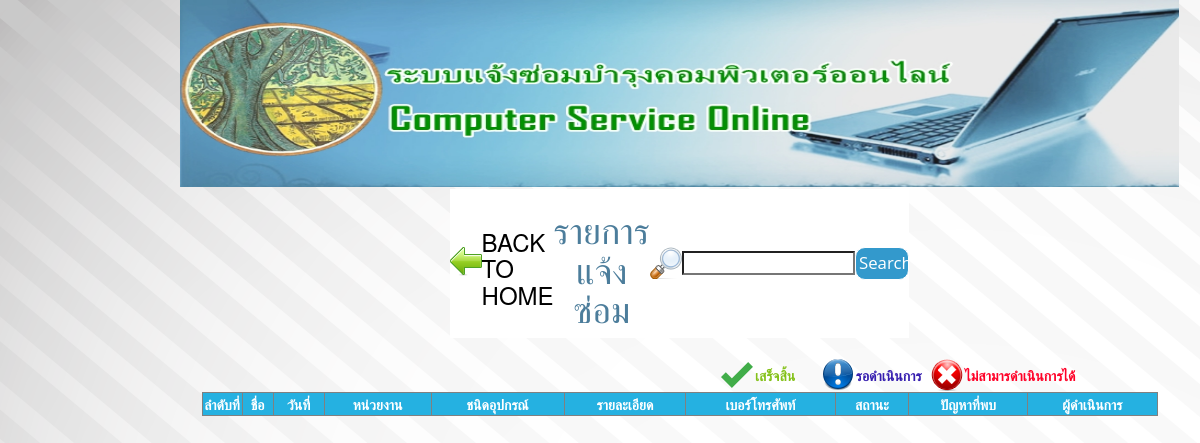
Before: /Listrepairing/list_repair.php with the older database file.
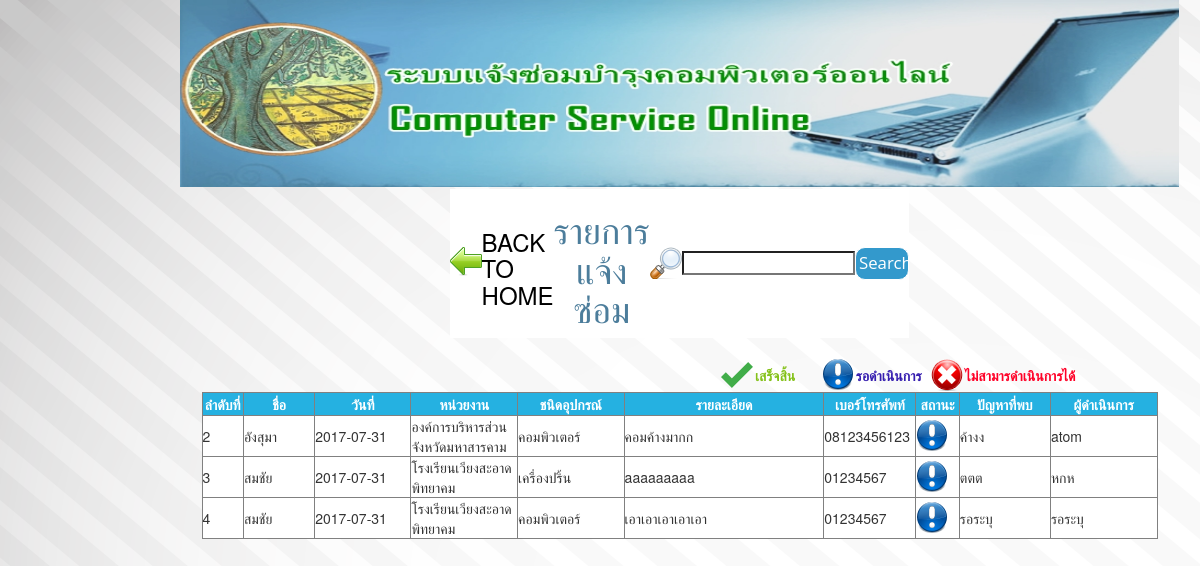
After: the same page with the newer database file.
### tables this page shows
CREATE TABLE `fix_db` (
  `fix_id` int(11) NOT NULL auto_increment,
  `name` varchar(100) NOT NULL,
  `lastname` varchar(100) NOT NULL,
  `date` date NOT NULL,
  `sector` varchar(100) NOT NULL,
  `type` varchar(100) NOT NULL,
  `detail` varchar(1000) NOT NULL,
  `phone` varchar(15) NOT NULL,
  `status` enum('รอดำเนินการ','เสร็จสิ้น','ไม่สามารถดำเนินการได้','ยกเลิก') NOT NULL default 'รอดำเนินการ',
  `infer` varchar(500) NOT NULL default 'รอระบุ',
  `technician` varchar(100) NOT NULL default 'รอระบุ',
  `fixuser` varchar(100) NOT NULL,
  PRIMARY KEY  (`fix_id`)
);

### helper_func.php (called while the page is built)
<?
function site_url($str=""){
return "http://localhost/comservice/".$str;
}
?>

### model/core_model.php (called while the page is built, shortened)
<?php
	class Core_model{
		public function __construct(){
			include("db.php");
			$this->db=$dbh;
		}
		public $active_record="SELECT ";
		public $active_select="";
		public $active_from=" FROM ";
		public $active_where=" WHERE ";
		public $where_flag=false;
		public $active_where_array = array();
		public $active_limit="";
		public $active_order=" ORDER BY ";
		public $order_flag=false;
		public function where($column,$value,$operation="="){
			$this->active_where.="$column ".$operation." ? AND ";
			$this->active_where_array[]=$value;
			$this->where_flag=true;
		}
		public function order_by($column,$type="asc"){
			$this->active_order.="".$column." ".$type.",";
			$this->order_flag=true;
		}
		public function get($table){
			$result = new stdClass();
			$result->result = array();
			$result->rowCount=0;
			if ($this->active_select=="") {
				$this->active_record.="* ";
			}else{
				$this->active_record.=$this->active_select;
			}
			$this->active_record.=$this->active_from.$table;
			if ($this->where_flag) {
				$this->active_record.=substr($this->active_where, 0, -4);
			}
			if ($this->order_flag) {
				$this->active_record.=substr($this->active_order, 0, -1);
			}
			$this->active_record.=$this->active_limit;
			$tmp_record=$this->active_record;
			try{
				$stm=$this->db->prepare($this->active_record);
				foreach ($this->active_where_array as $key => $value) {
					$stm->bindValue(($key+1), $value);
				}
				$stm->execute();
				$result->result = $stm->fetchAll(PDO::FETCH_ASSOC);
				$result->rowCount=$stm->rowCount();
			}catch(PDOException $ex){
					echo $ex->getMessage().'<br>';
					echo $tmp_record;
				}
			return $result;
		}
		public function reset_active_record(){
			$this->active_record="SELECT ";
			$this->active_select="";
			$this->active_from=" FROM ";
			$this->active_where=" WHERE ";
			$this->where_flag=false;
			$this->active_where_array = array();
			$this->active_limit="";
			$this->active_order=" ORDER BY ";
			$this->order_flag=false;
		}
	}
?>

### model/m_fix.php (called while the page is built, shortened)
<?php
	require_once("core_model.php");
	class M_fix extends Core_model{
		public function get_all(){
			$result=$this->get("fix_db");
			return $result;
		}
	}
?>

### Listrepairing/list_repair.php (the view, shortened to what this page needs)
<?
include('../meta.php');
require_once("../model/m_fix.php");
$m_fix = new M_fix;
$fix_db = $m_fix->get_all();
?>
    <tr>
      <td width="949" colspan="2" align="center">
        <table width="200" border="0">
          <tbody>
            <tr>
              <td height="40" align="center" valign="top" bgcolor="#FFFFFF">
                <table width="200" border="0">
                  <tbody>
                    <tr>
                      <td width="3%"><a href="<?=site_url()?>index.php">
                        <input type="image" name="imageField" id="imageField" src="<?=site_url()?>Image/icon left bar/Back.png">
                      </a></td>
                      <td width="20%" height="43" style="color: #000000"><h3>BACK TO HOME</h3></td>
                      <td width="52%" align="center"><span style="color: #4C7D9B"><h1>รายการแจ้งซ่อม</h1></span></td>
                      <td width="25%"><table width="200" border="0">
                        <tbody>
                            <tr>
                              <td width="13%"><img src="<?=site_url()?>Image/icon left bar/Search.png" width="32" height="32" alt=""/></td>
                              <td width="63%"><input type="search" name="search" id="search"></td>
                              <td width="24%"><input type="button" name="button" id="button" value="Search"></td>
                            </tr>
                        </tbody>
                        </table></td>
                    </tr>
                  </tbody>
              </table></td>
            </tr> </tbody></table>
              <div id="">
                <table width="84%">
                  <tbody>
                    <tr style="font-size: 14px; color: #351DAF;">
                      <td width="55%" height="34" style="font-size: 9px">&nbsp;</td>
                      <td width="4%" style="font-size: 14px"><strong><img src="<?=site_url()?>Image/icon left bar/Correct.png" width="32" height="32" alt=""/></strong></td>
                      <td width="8%" style="font-size: 14px"><strong style="color: #84C119">เสร็จสิ้น</strong></td>
                      <td width="4%" style="font-size: 14px"><strong><img src="<?=site_url()?>Image/icon left bar/Wait.png" width="32" height="32" alt=""/></strong></td>
                      <td width="9%" style="font-size: 14px"><strong>รอดำเนินการ</strong></td>
                      <td width="4%" style="font-size: 14px"><strong><img src="<?=site_url()?>Image/icon left bar/Close.png" width="32" height="32" alt=""/></strong></td>
                      <td width="16%" style="font-size: 14px"><span style="color: #FF0027"><strong>ไม่สามารดำเนินการได้</strong></span></td>
                    </tr>
                  </tbody>
                  </table>
              </div>
      <div id="tarang" >
        <table width="956" border="1" cellspacing="3">
      <tbody>
        <tr align="center" bgcolor="#25B1E1" style="color: #FFFFFF; font-size: 14px;">
          <td width="40" height="23"><strong>ลำดับที่</strong></td>
          <td><strong>ชื่อ</strong></td>
          <td><strong>วันที่</strong></td>
          <td><strong>หน่วยงาน</strong></td>
          <td><strong>ชนิดอุปกรณ์</strong></td>
          <td><strong>รายละเอียด</strong></td>
          <td><strong>เบอร์โทรศัพท์</strong></td>
          <td><strong>สถานะ</strong></td>
          <td><strong>ปัญหาที่พบ</strong></td>
          <td><strong>ผู้ดำเนินการ</strong></td>
        </tr>
        </tbody>
<?php
foreach ($fix_db->result as $key => $value)
{ ?>
        <tr bgcolor="#FFFFFF">
          <td><? echo $value["fix_id"];?></td>
          <td width="69"><? echo $value["name"];?></td>
          <td width="93"><? echo $value["date"];?></td>
          <td width="103"><? echo $value["sector"];?></td>
          <td width="103"><? echo $value["type"];?></td>
          <td width="193"><? echo $value["detail"];?></td>
          <td width="89"><? echo $value["phone"];?></td>
          <td width="42" ><? echo $value[""];?><img src="<?=site_url()?>Image/icon left bar/Wait.png" width="32" height="32" alt=""/></td>
          <td width="88"><? echo $value["infer"];?></td>
          <td width="103"><? echo $value["technician"];?></td>
        </tr>
      <? }?>
        </table></div>
     </td>
    </tr>
</table>
</body>
</html>

### meta.php (shortened to what this page needs)
<?
include('helper_func.php');
?>
<!doctype html>
<html>
<head>
<link href="<?=site_url()?>css/login.css" rel="stylesheet" type="text/css" />
<link href="css/bootstrap-3.3.4.css" rel="stylesheet" type="text/css">
</head>
<body topmargin="0" >
<div id="aaa">
<table width="841" border="0" align="center">
<tbody>
  <tr align="left" valign="top">
    <th height="189" colspan="3" scope="col"><img src="<?=site_url()?>Image/header2.jpg" width="999" height="187" alt=""/></th>
  </tr>

### css/login.css (style rules this page uses)
* { margin:0;padding:0; }
body { background-image: url(); background-repeat: repeat-x; background-attachment:fixed; background-color: #FFFFFF; position: absolute; left: 15%; }
input[type="button"],input[type="submit"] { width:100%; background:#3399cc; border:thin solid #FFFFFF; border-radius:10px; padding:6%; font-family:'Open Sans',sans-serif; font-size:120%; color:#fff; cursor:pointer; transition:background .3s; -webkit-transition:background .3s; }

### meta.php (style rules this page uses)
body { background-color: #FFFFFF; background-image: url(Image/images %20(1).jpg); background-image: url(Image/white-wallpaper-18.jpg); }

Changed rows visible on the page:
added fix_db: fix_id "2", name "อังสุมา", date "2017-07-31", sector "องค์การบริหารส่วนจังหวัดมหาสารคาม", type "คอมพิวเตอร์", detail "คอมค้างมากก", phone "08123456123", infer "ค้างง", technician "atom"
added fix_db: fix_id "3", name "สมชัย", date "2017-07-31", sector "โรงเรียนเวียงสะอาดพิทยาคม", type "เครื่องปริ้น", detail "aaaaaaaaa", phone "01234567", infer "ตตต", technician "หกห"
added fix_db: fix_id "4", name "สมชัย", date "2017-07-31", sector "โรงเรียนเวียงสะอาดพิทยาคม", type "คอมพิวเตอร์", detail "เอาเอาเอาเอาเอา", phone "01234567", infer "รอระบุ", technician "รอระบุ"
